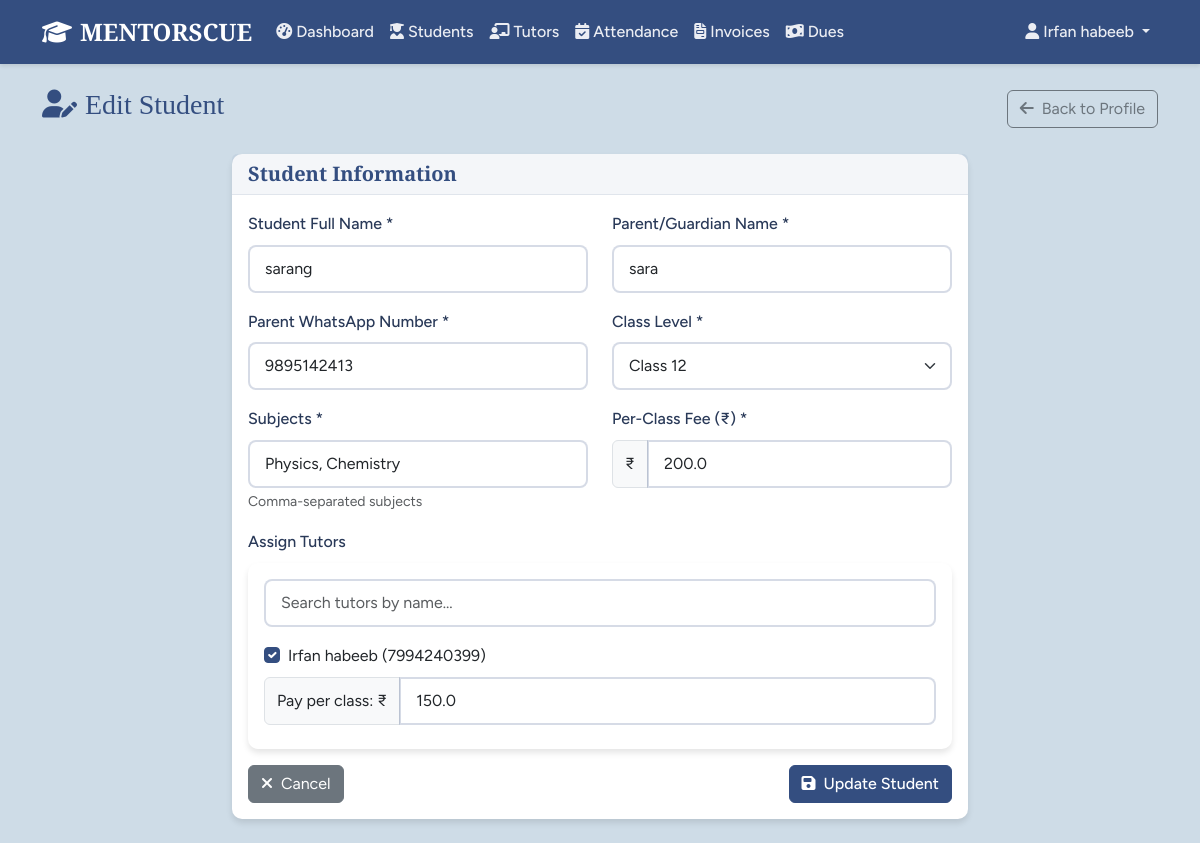
The app's page /students/1/edit (signed in), older data.
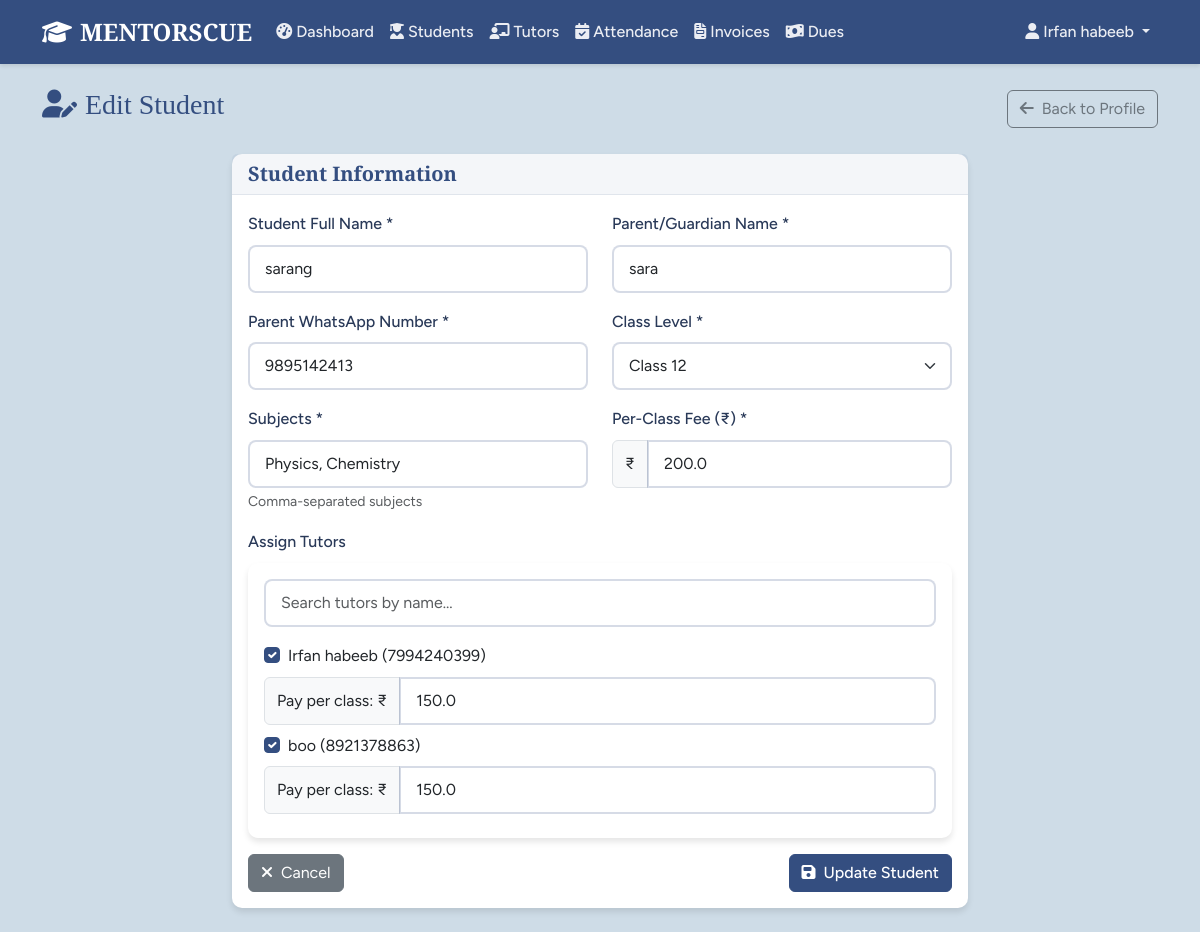
The same page, newer data.
### models.py (models this page shows, shortened)
class Tutor(db.Model):
    id = db.Column(db.Integer, primary_key=True)
    user_id = db.Column(db.Integer, db.ForeignKey('user.id'), nullable=True)
    full_name = db.Column(db.String(120), nullable=False)
    date_of_birth = db.Column(db.Date, nullable=True)
    mobile = db.Column(db.String(20), nullable=False, unique=True)
    upi_id = db.Column(db.String(100), nullable=True)
    username = db.Column(db.String(80), nullable=False, unique=True)
    password = db.Column(db.String(20), nullable=False)  # Plain text for display
    billing_start_date = db.Column(db.Date, default=datetime.utcnow().date)
    status = db.Column(db.String(20), default='Active')  # Active, Inactive
    created_at = db.Column(db.DateTime, default=datetime.utcnow)
    attendance_records = db.relationship('Attendance', backref='tutor', lazy='dynamic')
    receipts = db.relationship('TutorReceipt', backref='tutor', lazy='dynamic')
    user = db.relationship('User', backref='tutor_profile', uselist=False)

### tables this page shows
CREATE TABLE student_tutors (
	student_id INTEGER NOT NULL, 
	tutor_id INTEGER NOT NULL, 
	pay_per_class FLOAT NOT NULL, 
	PRIMARY KEY (student_id, tutor_id), 
	FOREIGN KEY(student_id) REFERENCES student (id), 
	FOREIGN KEY(tutor_id) REFERENCES tutor (id)
);

### routes.py (the view, shortened to what this page needs)
@app.route('/students/<int:id>/edit', methods=['GET', 'POST'])
@login_required
@permission_required(Permission.EDIT_STUDENTS)
def edit_student(id):
    student = Student.query.get_or_404(id)
    tutors = Tutor.query.filter_by(status='Active').all()
    current_assignments = db.session.execute(
        db.text("SELECT tutor_id, pay_per_class FROM student_tutors WHERE student_id = :sid"),
        {"sid": id}
    ).fetchall()
    assigned_tutors = {row[0]: row[1] for row in current_assignments}
    return render_template('edit_student.html',
                         student=student,
                         tutors=tutors,
                         assigned_tutors=assigned_tutors)

### app.py (called while the page is built)
@login_manager.user_loader
def load_user(user_id):
    from models import User
    return User.query.get(int(user_id))

### models.py (called while the page is built)
    def has_role(self, role_name):
        return any(role.name == role_name for role in self.roles)

    def has_permission(self, permission):
        return any(role.has_permission(permission) for role in self.roles)

    def is_tutor_user(self):
        return self.has_role('Tutor')

    def has_permission(self, perm):
        return self.permissions & perm == perm

### routes.py (called while the page is built)
@app.context_processor
def inject_permissions():
    return dict(Permission=Permission, User=User, Role=Role, Student=Student, Tutor=Tutor,
                Attendance=Attendance, StudentInvoice=StudentInvoice,
                TutorReceipt=TutorReceipt, Announcement=Announcement, Settings=Settings,
                datetime=datetime, db=db, timedelta=timedelta)

### templates/edit_student.html (shortened to what the changed rows need)
{% extends "base.html" %}
{% block content %}
<div class="container">
    <div class="row">
        <div class="col-12">
            <div class="d-flex justify-content-between align-items-center mb-4">
                <h1 class="h3 text-primary">
                    <i class="fas fa-user-edit me-2"></i>Edit Student
                </h1>
            </div>
        </div>
    </div>
    <div class="row justify-content-center">
        <div class="col-lg-8">
            <div class="card">
                <div class="card-body">
                    <form method="POST" id="studentForm">
                        <div class="mb-3">
                            <div class="card border-light">
                                <div class="card-body">
                                    <div id="tutorList">
                                        {% for tutor in tutors %}
                                        <div class="tutor-item mb-2">
                                            <div class="form-check">
                                                <input class="form-check-input" type="checkbox"
                                                       id="tutor_{{ tutor.id }}" name="tutor_ids" value="{{ tutor.id }}"
                                                       {% if tutor.id in assigned_tutors %}checked{% endif %}>
                                                <label class="form-check-label" for="tutor_{{ tutor.id }}">
                                                    {{ tutor.full_name }} ({{ tutor.mobile }})
                                                </label>
                                            </div>
                                            <div class="pay-rate-container" id="pay_container_{{ tutor.id }}"
                                                 style="display: {% if tutor.id in assigned_tutors %}block{% else %}none{% endif %};">
                                                <div class="input-group mt-2">
                                                    <span class="input-group-text">Pay per class: ₹</span>
                                                    <input type="number" class="form-control"
                                                           name="pay_rate_{{ tutor.id }}"
                                                           value="{{ assigned_tutors.get(tutor.id, '') }}"
                                                           min="0" step="0.01" placeholder="0.00"
                                                           {% if tutor.id in assigned_tutors %}required{% endif %}>
                                                </div>
                                            </div>
                                        </div>
                                        {% endfor %}
                                    </div>
                                </div>
                            </div>
                        </div>
                    </form>
                </div>
            </div>
        </div>
    </div>
</div>
{% endblock %}

Row changes from the older to the newer data that the page shows:
added Tutor: tutor_ids "☑", full_name "boo", mobile "8921378863"
added student_tutors: get "150.0"
